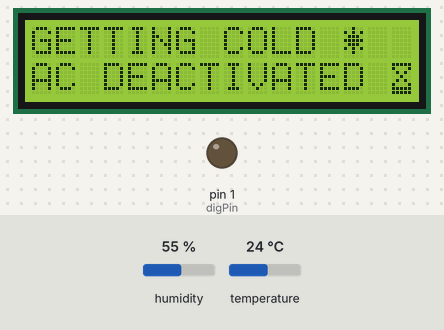
This sketch was run on a simulated Arduino Uno, built with avr-gcc and run on an emulated ATmega328P. Shown: 16×2 character LCD, output pins drawn as LEDs (lit = HIGH). The test bench sets the inputs (shaded band); at power-on: temperature 24 °C, humidity 55 %.

Above: at 11.2 s.
11.3 s: temperature set to 28 °C
At 21.3 s:
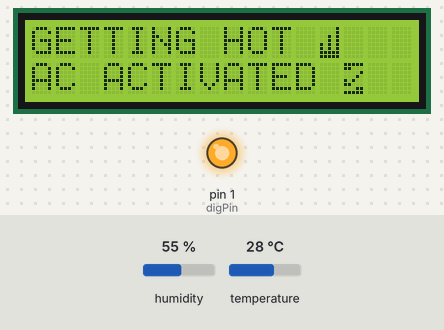
21.6 s: temperature set to 12 °C
At 30.5 s:
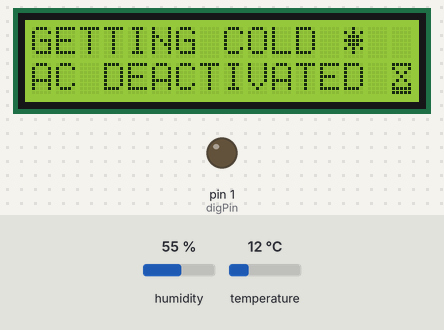
31.6 s: temperature set to 33 °C
At 45.9 s:
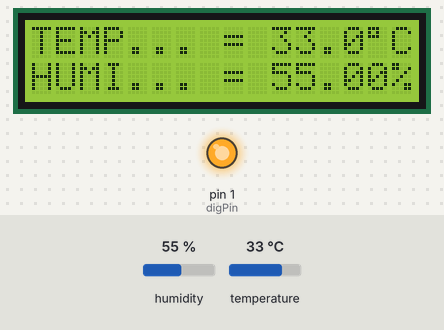
Timing chart, 0 to 47.4 s (numbered marks = the images above; inputs shaded):
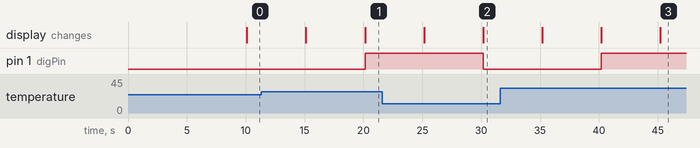

The sketch:

Smart_Home_Main_Arduino.ino
```cpp
#include "DHT.h"
#include <Adafruit_Sensor.h>
#include <LiquidCrystal.h>


#define DHTPIN 0
#define DHTTYPE DHT11

DHT dht(DHTPIN, DHTTYPE);
LiquidCrystal lcd(12, 11, 5, 4, 3, 2);

const int digPin = 1;

byte iceChar[] = {
  B00100,
  B10101,
  B01110,
  B11111,
  B01110,
  B10101,
  B00100,
  B00000
};

byte heatChar[] = {
  B00001,
  B00001,
  B00101,
  B00101,
  B10101,
  B10101,
  B11111,
  B11111
};

byte onChar[] = {
  B11111,
  B11000,
  B00001,
  B00010,
  B10100,
  B11000,
  B00011,
  B11111
};

byte offChar[] = {
  B11111,
  B10001,
  B01010,
  B00100,
  B01010,
  B10001,
  B11111,
  B11111
};

void setup() {
  lcd.begin(16, 2);
  lcd.print("---SMART HOME---");
  lcd.setCursor(0, 1);
  lcd.print("---BY N.ELMER---");
  lcd.createChar(0, iceChar);
  lcd.createChar(1, heatChar);
  lcd.createChar(2, onChar);
  lcd.createChar(3, offChar);
  lcd.home();
  dht.begin();
  pinMode(digPin, OUTPUT);
  delay(10000);
}

void loop() {
  float humidite = dht.readHumidity();
  float temperature = dht.readTemperature();

  if (temperature > 26.5) {
    digitalWrite(digPin, HIGH);
    lcd.clear();
    lcd.setCursor(0, 0);
    lcd.print("GETTING HOT ");
    lcd.write((byte)1);
    lcd.setCursor(0, 1);
    lcd.print("AC ACTIVATED ");
    lcd.write((byte)2);

    Serial.println("GETTING HOT !!!");
    Serial.println("AC ACTIVATED !!!");

    delay(5000);

    lcd.clear();
    lcd.setCursor(0, 0);
    lcd.print("TEMP... = ");
    lcd.print(temperature, 1);
    lcd.print((char)223);
    lcd.print("C");
    lcd.setCursor(0, 1);
    lcd.print("HUMI... = ");
    lcd.print(humidite);
    lcd.print("%");
  }

  else if (temperature <= 26.5) {
    digitalWrite(digPin, LOW);
    lcd.clear();
    lcd.setCursor(0, 0);
    lcd.print("GETTING COLD ");
    lcd.write((byte)0);
    lcd.setCursor(0, 1);
    lcd.print("AC DEACTIVATED ");
    lcd.write((byte)3);

    Serial.println("GETTING HOT !!!");
    Serial.println("AC DEACTIVATED !!!");

    delay(5000);

    lcd.clear();
    lcd.setCursor(0, 0);
    lcd.print("TEMP... = ");
    lcd.print(temperature, 1);
    lcd.print((char)223);
    lcd.print("C");
    lcd.setCursor(0, 1);
    lcd.print("HUMI... = ");
    lcd.print(humidite);
    lcd.print("%");
  }

  delay(5000);
}
```

Measured:
- the behaviour switches between 26 and 27 °C on temperature (found by bisection; images 0 and 1)
- after the input at 11.3 s, pin 1 (digPin): LOW → HIGH after 8.8 s; the display: first differs from a run without the input after 8.8 s (image 1)
- after the input at 21.6 s, pin 1 (digPin): HIGH → LOW after 8.6 s; the display: first differs from a run without the input after 8.6 s (image 2)
- after the input at 31.6 s, pin 1 (digPin): LOW → HIGH after 8.6 s; the display: first differs from a run without the input after 8.6 s (image 3 shows a later state)
